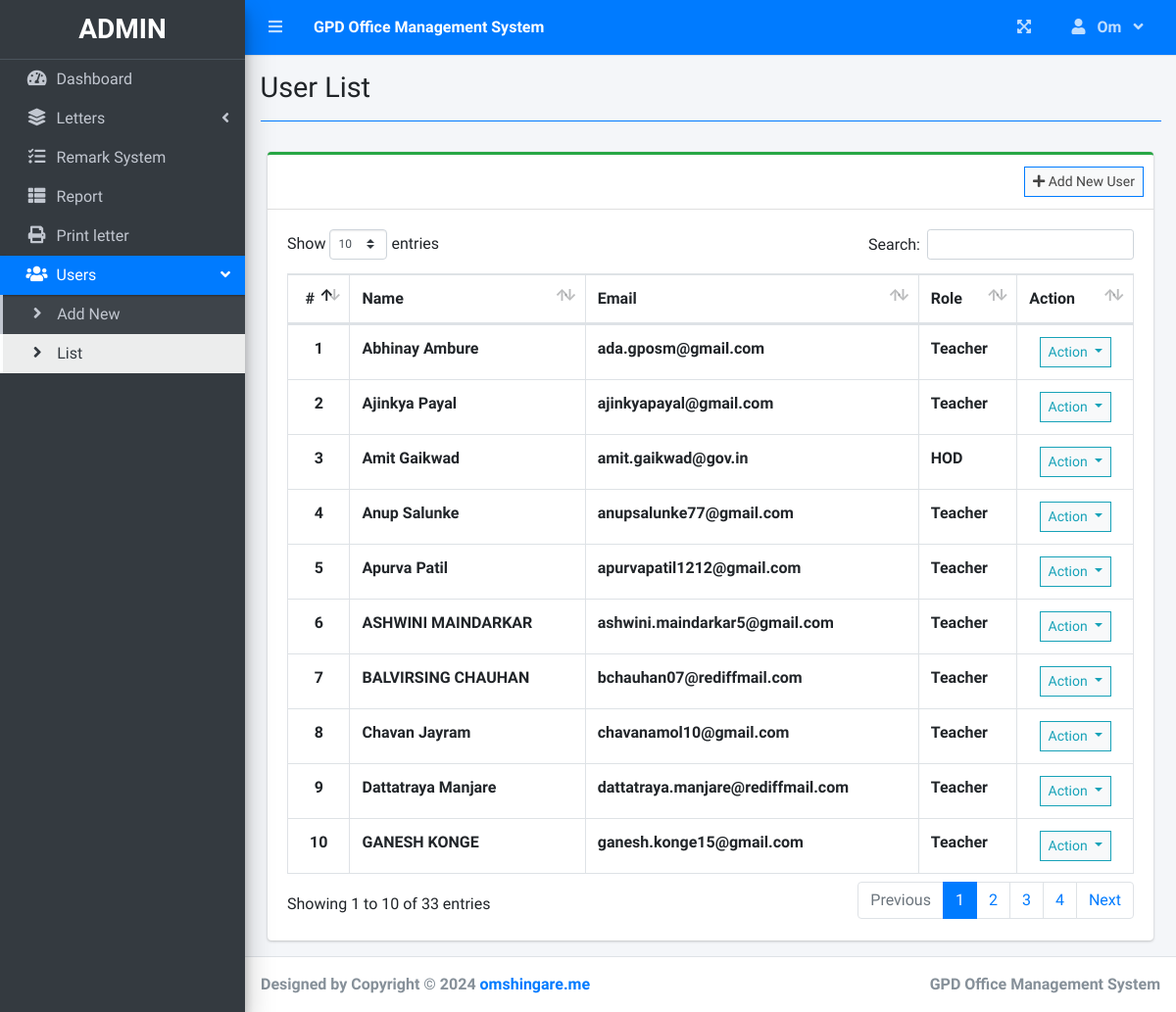
Page /index.php?page=user_list (signed in) on the committed database.
### tables this page shows
CREATE TABLE `gpd_users` (
  `user_id` int(11) NOT NULL,
  `user_email` text NOT NULL,
  `user_password` text NOT NULL,
  `user_type_id` int(11) NOT NULL,
  `user_name` varchar(200) NOT NULL,
  `user_surname` varchar(200) NOT NULL,
  `user_profile_pic` varchar(300) NOT NULL DEFAULT 'no-image-available.png'
);

### user_list.php (the view, shortened to what this page needs)
<?php include'db_connect.php' ?>
<div class="col-lg-12">
	<div class="card card-outline card-success">
		<div class="card-header">
			<div class="card-tools">
				<a class="btn btn-block btn-sm btn-default btn-flat border-primary" href="./index.php?page=new_user"><i class="fa fa-plus"></i> Add New User</a>
			</div>
		</div>
		<div class="card-body">
			<table class="table tabe-hover table-bordered" id="list">
				<thead>
					<tr>
						<th class="text-center">#</th>
						<th>Name</th>
						<th>Email</th>
						<th>Role</th>
						<th>Action</th>
					</tr>
				</thead>
				<tbody>
					<?php
					$i = 1;
					$type = array('',"Admin","Teacher","HOD", "Lipik", "Principal");
					$qry = $conn->query("SELECT *,concat(user_name,' ',user_surname) as name FROM gpd_users order by concat(user_name,' ',user_surname) asc");
					while($row= $qry->fetch_assoc()):
					?>
					<tr>
						<th class="text-center"><?php echo $i++ ?></th>
						<td><b><?php echo ucwords($row['name']) ?></b></td>
						<td><b><?php echo $row['user_email'] ?></b></td>
						<td><b><?php echo $type[$row['user_type_id']] ?></b></td>
						<td class="text-center">
							<button type="button" class="btn btn-default btn-sm btn-flat border-info wave-effect text-info dropdown-toggle" data-toggle="dropdown" aria-expanded="true">
		                      Action
		                    </button>
						</td>
					</tr>
				<?php endwhile; ?>
				</tbody>
			</table>
		</div>
	</div>
</div>

### rows in the picture
gpd_users: name "Abhinay Ambure", user_email "ada.gposm@gmail.com", user_type "Teacher"
gpd_users: name "Ajinkya Payal", user_email "ajinkyapayal@gmail.com", user_type "Teacher"
gpd_users: name "Amit Gaikwad", user_email "amit.gaikwad@gov.in", user_type "HOD"
gpd_users: name "Anup Salunke", user_email "anupsalunke77@gmail.com", user_type "Teacher"
gpd_users: name "Apurva Patil", user_email "apurvapatil1212@gmail.com", user_type "Teacher"
gpd_users: name "ASHWINI MAINDARKAR", user_email "ashwini.maindarkar5@gmail.com", user_type "Teacher"
gpd_users: name "BALVIRSING CHAUHAN", user_email "bchauhan07@rediffmail.com", user_type "Teacher"
gpd_users: name "Chavan Jayram", user_email "chavanamol10@gmail.com", user_type "Teacher"
gpd_users: name "Dattatraya Manjare", user_email "dattatraya.manjare@rediffmail.com", user_type "Teacher"
gpd_users: name "GANESH KONGE", user_email "ganesh.konge15@gmail.com", user_type "Teacher"

### other values in the picture
$_SESSION['system']['name'] "GPD Office Management System"
$_SESSION['login_user_name'] "Om"
$title "User List"
